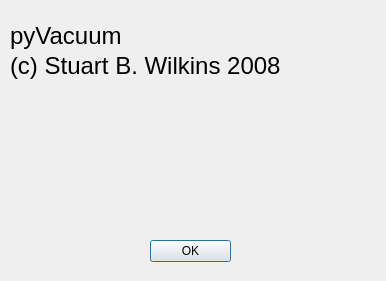
<ui version="4.0" >
 <class>Dialog</class>
 <widget class="QDialog" name="Dialog" >
  <property name="geometry" >
   <rect>
    <x>0</x>
    <y>0</y>
    <width>386</width>
    <height>281</height>
   </rect>
  </property>
  <property name="windowTitle" >
   <string>Dialog</string>
  </property>
  <widget class="QDialogButtonBox" name="buttonBox" >
   <property name="geometry" >
    <rect>
     <x>150</x>
     <y>240</y>
     <width>81</width>
     <height>31</height>
    </rect>
   </property>
   <property name="orientation" >
    <enum>Qt::Vertical</enum>
   </property>
   <property name="standardButtons" >
    <set>QDialogButtonBox::Ok</set>
   </property>
  </widget>
  <widget class="QLabel" name="label" >
   <property name="geometry" >
    <rect>
     <x>10</x>
     <y>20</y>
     <width>361</width>
     <height>31</height>
    </rect>
   </property>
   <property name="font" >
    <font>
     <pointsize>18</pointsize>
    </font>
   </property>
   <property name="text" >
    <string>pyVacuum</string>
   </property>
  </widget>
  <widget class="QLabel" name="label_2" >
   <property name="geometry" >
    <rect>
     <x>10</x>
     <y>50</y>
     <width>361</width>
     <height>31</height>
    </rect>
   </property>
   <property name="font" >
    <font>
     <pointsize>18</pointsize>
    </font>
   </property>
   <property name="text" >
    <string>(c) Stuart B. Wilkins 2008</string>
   </property>
  </widget>
 </widget>
 <resources/>
 <connections>
  <connection>
   <sender>buttonBox</sender>
   <signal>accepted()</signal>
   <receiver>Dialog</receiver>
   <slot>accept()</slot>
   <hints>
    <hint type="sourcelabel" >
     <x>248</x>
     <y>254</y>
    </hint>
    <hint type="destinationlabel" >
     <x>157</x>
     <y>274</y>
    </hint>
   </hints>
  </connection>
  <connection>
   <sender>buttonBox</sender>
   <signal>rejected()</signal>
   <receiver>Dialog</receiver>
   <slot>reject()</slot>
   <hints>
    <hint type="sourcelabel" >
     <x>316</x>
     <y>260</y>
    </hint>
    <hint type="destinationlabel" >
     <x>286</x>
     <y>274</y>
    </hint>
   </hints>
  </connection>
 </connections>
</ui>
